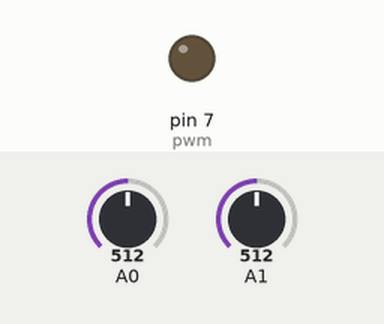
The sketch below on a simulated Arduino Mega 2560, built with avr-gcc and run on an emulated ATmega2560. Parts: output pins drawn as LEDs (lit = HIGH). The test bench sets the inputs (shaded band); at power-on: A0 = 512, A1 = 512. No radio packets arrive unless stated.

Above: at 2.2 s.
2.3 s: A0 set to 706
3.8 s: A0 set to 735
At 5.0 s:
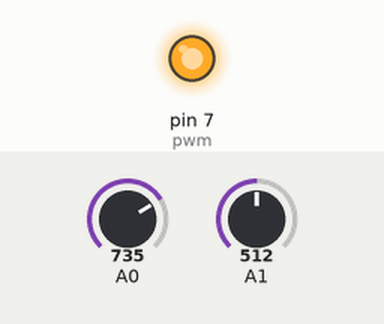
5.5 s: A0 set to 716
At 6.5 s:
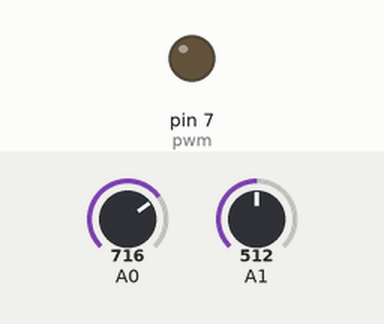
7.0 s: A0 set to 900
At 8.1 s:
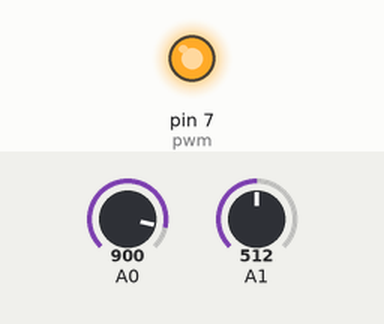
Timing chart, 0 to 9.5 s (numbered marks = the images above; inputs shaded):
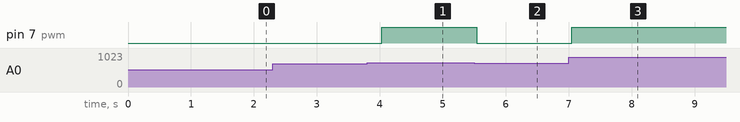

Measured:
- the behaviour switches between 718 and 719 on A0 (found by bisection; images 0 and 1)
- after the input at 2.3 s, every drawn part: stays the same
- after the input at 3.8 s, pin 7 (pwm): LOW → HIGH after 0.23 s
- after the input at 5.5 s, pin 7 (pwm): HIGH → LOW at once
- after the input at 7.0 s, pin 7 (pwm): LOW → HIGH after 0.05 s

The sketch:

nRF24L01_-_Transmit_data.ino
```cpp
//https://circuitdigest.com/microcontroller-projects/chatroom-using-arduino-and-processing

#include <nRF24L01.h>
#include <SPI.h>
#include <RF24.h>
int pwm = 7;
double a;
double b;
RF24 radio (9, 53);                           // CE to 7 and CSN to 8
byte address[][6] = {"00001", "00002"};

struct package
{
  double reading1;
  double reading2;
};
package data;


void setup()
{
  pinMode(pwm, OUTPUT);
//  Serial.begin(9600);
  delay(1000);                               //for stabilization of RF Module
//  Serial.print("Setup Initialized");
  radio.begin();                             //start RF
  radio.setChannel(115);                     //Channel range = 0-124, Recommended Channel = 100 - 124 (for not interfering w/ WiFi)
  radio.setPALevel(RF24_PA_MIN);             //Set Power level, can be of these (RF24_PA_MIN, RF24_PA_LOW, RF24_PA_HIGH and RF24_PA_MAX)
  radio.openReadingPipe(1, address[0]);      //Change to address[1] for the other device
  radio.openWritingPipe(address[1]);         //Change to address[0] for the other device
}


void WriteData()                             //for writing DATA
{
  radio.stopListening();                     //must stop listening before writing
  radio.write(&data, sizeof(data));          //sends DATA
//  Serial.println(data.reading);            //prints the content
}


void loop()
{
  a = ((analogRead(A0)/1023.0)*39.88);
  data.reading1 = a;
  b = ((analogRead(A1)/1023.0)*38.63);
  data.reading2 = b;
  WriteData();
  if (a > 28.0){
    if (b <= 28.0){
      analogWrite(pwm, 255);
    }
    if (b > 28.0){
      analogWrite(pwm, 0);
    }
  }
  if (a <= 28.0){
    analogWrite(pwm, 0);
  }
//  Serial.print(a);
//  Serial.print(",");
//  Serial.println(b);
  delay(250);
}
```
